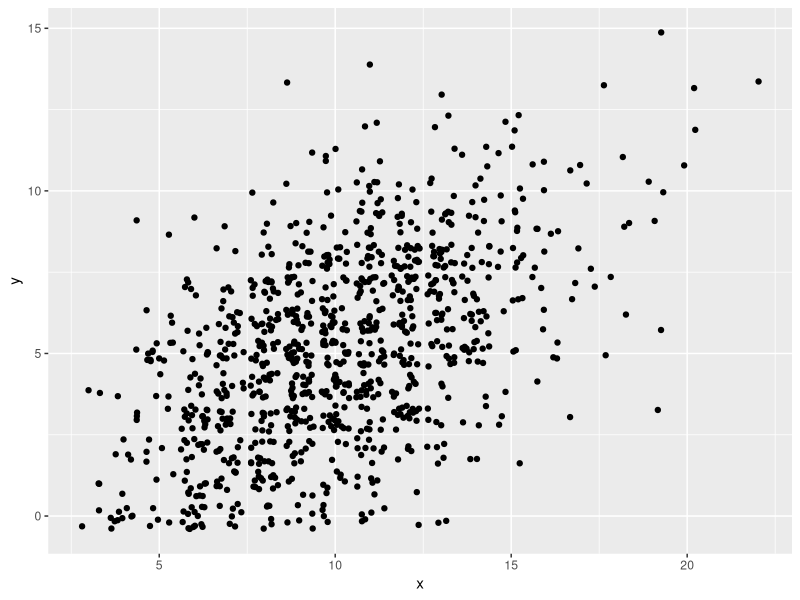
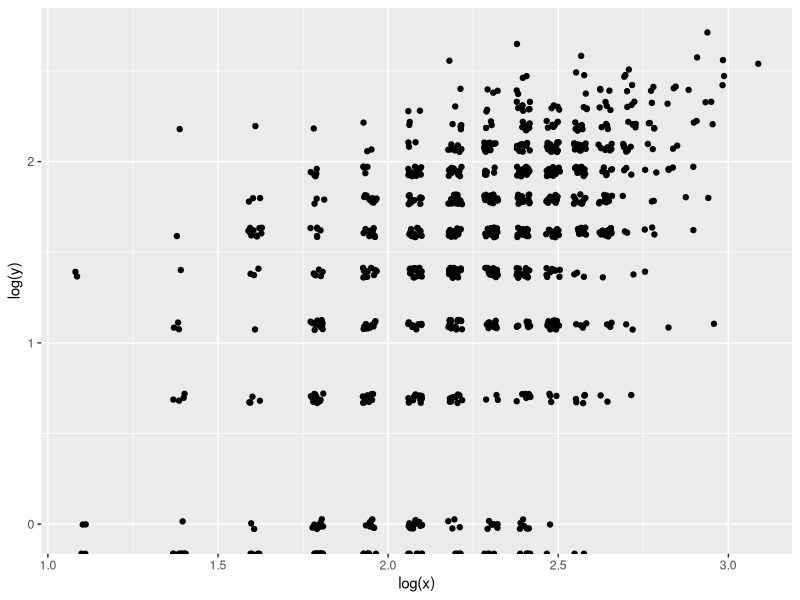

Source code (R) for these figures, in order: (Note: this script raises an error after producing the figures.)
library(ggplot2)
library(dplyr)

x <- 1:100 + (rnorm(100) * 5)
y <- 1:100 + (rnorm(100) * 5) * 2

x <- rpois(n = 1000, lambda = 10)
y <- pmax(round((x + rnorm(1000, sd = 5)) * 0.5), 0)

qplot(x, y, geom = "jitter")
qplot(log(x), log(y), geom = "jitter")

glm(y ~ x, family = poisson()) %>% summary()
glm(y ~ x, family = gaussian()) %>% summary()







# sink("output/glms-poisson.txt")
# cat("Tests run in the following order:\n\n")
# list.files("data", pattern = "state|region", full.names = TRUE)
# cat("\n")
# cat("\n")
# list.files("data", pattern = "state|region", full.names = TRUE) %>%
#   map(read.csv) %>%
#   map(~ mutate(.x, seats = seats / (2 * sd(seats)))) %>%
#   map(~ glm(case_count ~ seats, data = .x, family = poisson())) %>%
#   map(summary)
# sink()


# sink("output/glms-gaussian.txt")
# cat("Tests run in the following order:\n\n")
# list.files("data", pattern = "state|region", full.names = TRUE)
# cat("\n")
# cat("\n")
# list.files("data", pattern = "state|region", full.names = TRUE) %>%
#   map(read.csv) %>%
#   map(~ mutate(.x, seats = seats / (2 * sd(seats)))) %>%
#   map(~ glm(case_count ~ seats, data = .x, family = gaussian())) %>%
#   map(summary)
# sink()



m1 <- list.files("data", pattern = "state|region", full.names = TRUE)[c(1, 3)] %>%
  map(read.csv) %>%
  map(~ mutate(.x, seats = seats / sd(seats))) %>%
  map(~ glm(case_count ~ seats, data = .x, family = gaussian()))

m2 <- list.files("data", pattern = "state|region", full.names = TRUE)[c(1, 3)] %>%
  map(read.csv) %>%
  map(~ mutate(.x, seats = seats / sd(seats))) %>%
  map(~ glm(case_count ~ seats, data = .x, family = poisson()))

m3 <- list.files("data", pattern = "state|region", full.names = TRUE)[c(1, 3)] %>%
  map(read.csv) %>%
  map(~ mutate(.x, seats = seats / sd(seats))) %>%
  map(~ glm(case_count ~ seats, data = .x, family = poisson(link = "identity")))

m4 <- list.files("data", pattern = "state|region", full.names = TRUE)[c(1, 3)] %>%
  map(read.csv) %>%
  map(~ mutate(.x, seats = seats / sd(seats))) %>%
  map(~ glm(case_count ~ log(seats), data = .x, family = poisson()))


csvs <- m1 <- list.files("data", pattern = "state|region", full.names = TRUE)[c(1, 3)] %>%
  map(read.csv)

region <- csvs[[1]]

reg.gaus <- glm(case_count ~ seats, data = region, family = gaussian())
reg.pois <- glm(case_count ~ seats, data = region, family = poisson())
reg.pois.id <- glm(case_count ~ seats, data = region, family = poisson(link = "identity"))

fortify(reg.gaus) %>%
  ggplot() +
  geom_point(aes(x = seats, y = case_count)) +
  geom_line(aes(x = seats, y = .fitted))

fortify(reg.pois) %>%
  ggplot() +
  geom_point(aes(x = seats, y = case_count)) +
  geom_line(aes(x = seats, y = .fitted))
# Uh, yeah, not Poisson.

fortify(reg.pois.id) %>%
  ggplot() +
  geom_point(aes(x = seats, y = case_count)) +
  geom_line(aes(x = seats, y = .fitted))




state <- csvs[[2]]

sta.gaus <- glm(case_count ~ seats, data = state, family = gaussian())
sta.pois <- glm(case_count ~ seats, data = state, family = poisson())
sta.pois.id <- glm(case_count ~ seats, data = state, family = poisson(link = "identity"))

fortify(sta.gaus) %>%
  ggplot() +
  geom_point(aes(x = seats, y = case_count)) +
  geom_line(aes(x = seats, y = .fitted))

fortify(sta.pois) %>%
  ggplot() +
  geom_point(aes(x = seats, y = case_count)) +
  geom_line(aes(x = seats, y = .fitted))
# Uh, yeah, not Poisson.

fortify(sta.pois.id) %>%
  ggplot() +
  geom_point(aes(x = seats, y = case_count)) +
  geom_line(aes(x = seats, y = .fitted))